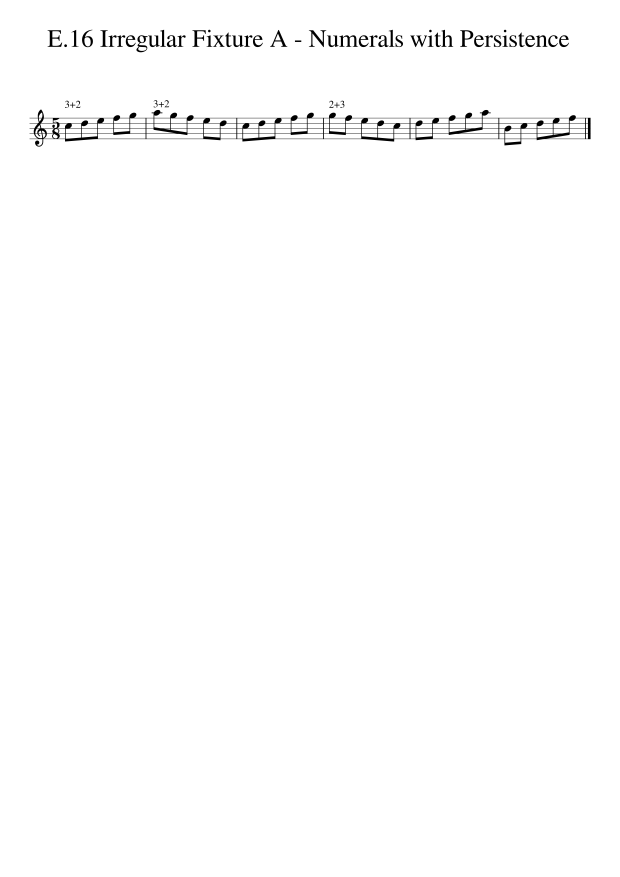
#> input picture tools/e16-harness/irregular-fixtures/a/fixture-a-page.png, 2480 x 3508 px, given in place of page5_300dpi.png, which was not available (shown at 1/4 size)
$ python phase1_gate_diagnosis.py
#> lines starting #> are read from the running program, lines starting #| are printed output that depends on the picture; after the words box and inside, x2 and y2 are one past the last pixel; in counts of white or black regions, pixels touching at a corner belong together
### tools/e16-harness/e16_scratch_2026-07-28/e16_measure_substrate.py
"""E.16 bridged-run substrate, rebuilt from thread-opener v23 section 4.

Imports no reader module and no previous session's scratch. Pure geometry
and raster measurement.

Contents
  parse_svg_geometry  -- section 4.1
  row_runs            -- section 4.2
  bridge / principal  -- section 4.3
  anchor_rows         -- section 4.4, with the D4 denotation assertion
  band_members        -- section 4.5, RATIFIED membership: 0.9 span AND 0.9 solid
  join_positions      -- per SYSTEM, never pooled per page (section 4.6)
"""
STATUS = 'CURRENT'

import os
import re
import glob
import xml.etree.ElementTree as ET

import numpy as np
import cv2

H = '/home/claude/e16'

SPAN_FRAC = 0.9      # ratified membership: span >= 0.9 of system extent
SOLID_FRAC = 0.9     # ratified membership: >= 0.9 solid across that span
ANCHOR_FRAC = 0.9    # section 4.4 anchor search: raw longest_run >= 0.9 * width
ANCHOR_MAX_OFF = 3

_LINE_RE = re.compile(
    r'^\s*M\s*(-?[\d.]+)\s+(-?[\d.]+)\s*L\s*(-?[\d.]+)\s+(-?[\d.]+)\s*$')
_TRANSLATE_RE = re.compile(r'translate\(\s*(-?[\d.]+)[ ,]+(-?[\d.]+)\s*\)')


class SubstrateError(RuntimeError):
    pass


def _local(tag):
    return tag.rsplit('}', 1)[-1] if '}' in tag else tag


def _classes(e):
    return set(e.get('class', '').split())


def _find(elem, cls):
    return [e for e in elem.iter()
            if _local(e.tag) == 'g' and cls in _classes(e)]


# ---------------------------------------------------------------- section 4.1

def parse_svg_geometry(svg_path, png_w, png_h):
    """Return dict with scale, translate, and a list of systems.

    Each system: {'x_lo','x_hi' (px, ints), 'rule_rows' (px floats, sorted),
                  'joins' (px floats, interior measure joins, THIS system only),
                  'measure_spans' (list of (x_lo_px, x_hi_px) per measure)}
    """
    root = ET.parse(svg_path).getroot()

    vb_elem = None
    for e in root.iter():
        if e.get('viewBox'):
            vb_elem = e
            break
    if vb_elem is None:
        raise SubstrateError('no viewBox anywhere in %r' % svg_path)
    if vb_elem is root:
        raise SubstrateError('viewBox found on the ROOT svg of %r; section 4.1 '
                             'says it sits on an inner element' % svg_path)
    _, _, vb_w, vb_h = [float(v) for v in vb_elem.get('viewBox').split()]
    scale_x = png_w / vb_w
    scale_y = png_h / vb_h
    if abs(scale_x - scale_y) > 2e-4:
        raise SubstrateError('scales disagree: %.8f vs %.8f in %r'
                             % (scale_x, scale_y, svg_path))

    margins = [e for e in root.iter()
               if _local(e.tag) == 'g' and 'page-margin' in _classes(e)]
    if len(margins) != 1:
        raise SubstrateError('expected exactly one page-margin in %r, got %d'
                             % (svg_path, len(margins)))
    tm = _TRANSLATE_RE.search(margins[0].get('transform', ''))
    if not tm:
        raise SubstrateError('page-margin carries no translate in %r' % svg_path)
    tx, ty = float(tm.group(1)), float(tm.group(2))

    def X(x_vb):
        return (x_vb + tx) * scale_x

    def Y(y_vb):
        return (y_vb + ty) * scale_y

    systems = []
    for sys_elem in _find(root, 'system'):
        measures = _find(sys_elem, 'measure')
        if not measures:
            raise SubstrateError('system with no measures in %r' % svg_path)
        measure_spans = []
        all_x = []
        ys = []
        for meas in measures:
            mx = []
            for staff in _find(meas, 'staff'):
                for path in staff:                      # DIRECT children only
                    if _local(path.tag) != 'path':
                        continue
                    m = _LINE_RE.match(path.get('d', ''))
                    if not m:
                        continue
                    x1, y1, x2, y2 = [float(v) for v in m.groups()]
                    if y1 != y2:
                        continue
                    mx.extend([x1, x2])
                    ys.append(Y(y1))
            if not mx:
                raise SubstrateError('measure with no horizontal staff paths '
                                     'in %r' % svg_path)
            measure_spans.append((X(min(mx)), X(max(mx))))
            all_x.extend(mx)

        # x_lo / x_hi are a COORDINATE RANGE, used only to scope the join-gap
        # population under R-1' (bounds inclusive, +/-1 px tolerance).
        x_lo = int(round(X(min(all_x))))
        x_hi = int(round(X(max(all_x))))
        # `extent` is a LENGTH, and it is a different quantity from the range
        # above. Correction, this session: taking the extent as
        # x_hi - x_lo + 1 inflates it by one pixel on every system, because
        # both endpoints round outward. On repaired sunless-04 p2 that yields
        # 2234 where the drawn rule measures 2233 px of ink (row 1523 is a
        # single run, x 188..2420), and it puts AT-2(b)'s ratified ratio for
        # row 1522 at 0.9996 instead of the ruled 1.0000. The extent of a
        # continuous SVG interval [a, b] is b - a; only a run of discrete
        # pixels counts as last - first + 1. Measured here: hi - lo = 2233.06.
        extent = int(round(X(max(all_x)) - X(min(all_x))))
        rule_rows = sorted(set(round(y, 4) for y in ys))

        # Interior measure joins, THIS system only. Both abutting boundaries
        # are kept as candidates because they can round to different pixels.
        joins = []
        ordered = measure_spans           # document order
        for a, b in zip(ordered, ordered[1:]):
            joins.append(a[1])
            joins.append(b[0])
        systems.append(dict(x_lo=x_lo, x_hi=x_hi, extent=extent,
                            rule_rows=rule_rows,
                            joins=sorted(set(round(j, 4) for j in joins)),
                            measure_spans=measure_spans))
    if not systems:
        raise SubstrateError('no systems in %r' % svg_path)
    return dict(scale_x=scale_x, scale_y=scale_y, tx=tx, ty=ty,
                systems=systems)


# ---------------------------------------------------------------- section 4.2

# [134 lines left out: functions row_runs, longest_run_per_row, principal_per_row, anchor_for_rule, band_members, rendered_pages and 1 more, not called in this run]


def load_page(png, svg):
    img = cv2.imread(png, cv2.IMREAD_GRAYSCALE)
    if img is None:
        raise SubstrateError('unreadable png %r' % png)
    ink = img < 128
    nrows, W = ink.shape
    geom = parse_svg_geometry(svg, W, nrows)
    row, xs, xe, ln = row_runs(ink)
    best_raw = longest_run_per_row(nrows, row, ln)
    total_dark = ink.sum(axis=1).astype(np.int64)
    span_lo = np.full(nrows, -1, dtype=np.int64)
    span_hi = np.full(nrows, -1, dtype=np.int64)
    if len(row):
        # first x_start and last x_end per row; runs are already row-ordered
        firstmask = np.ones(len(row), dtype=bool)
        firstmask[1:] = row[1:] != row[:-1]
        lastmask = np.ones(len(row), dtype=bool)
        lastmask[:-1] = row[1:] != row[:-1]
        span_lo[row[firstmask]] = xs[firstmask]
        span_hi[row[lastmask]] = xe[lastmask]
    return dict(png=png, svg=svg, label=page_label(png), ink_shape=(nrows, W),
                geom=geom, row=row, xs=xs, xe=xe, ln=ln,
                best_raw=best_raw, total_dark=total_dark,
                span_lo=span_lo, span_hi=span_hi, nrows=nrows, W=W)

### tools/e16-harness/e16_scratch_2026-07-28/phase1_gate_diagnosis.py
"""Why does pass one miss the short final system on legacy sunless-05 p5?

Measures the actual rowfrac values of every SVG rule row on that page against
the gate `_derive_rowfrac_gate` derives, so the brief to Fable carries the
mechanism of the miss rather than the fact of it.
"""
STATUS = 'CURRENT'

import sys

sys.path.insert(0, '/home/claude')

import numpy as np
import cv2

import e16_measure_substrate as S  # renamed: reader/substrate.py now owns the name `substrate`
import reader

PNG = ('/home/claude/e16/output/mussorgsky---sunless-05---elegy/'
       'page5_300dpi.png')
SVG = PNG.replace('_300dpi.png', '.svg')


def main():
    img = cv2.imread(PNG, cv2.IMREAD_GRAYSCALE)
#> img is the input picture: shape (3508, 2480); min 0, max 255, mean 252.4
    P = S.load_page(PNG, SVG)
#> in load_page, `ink = img < 128`:
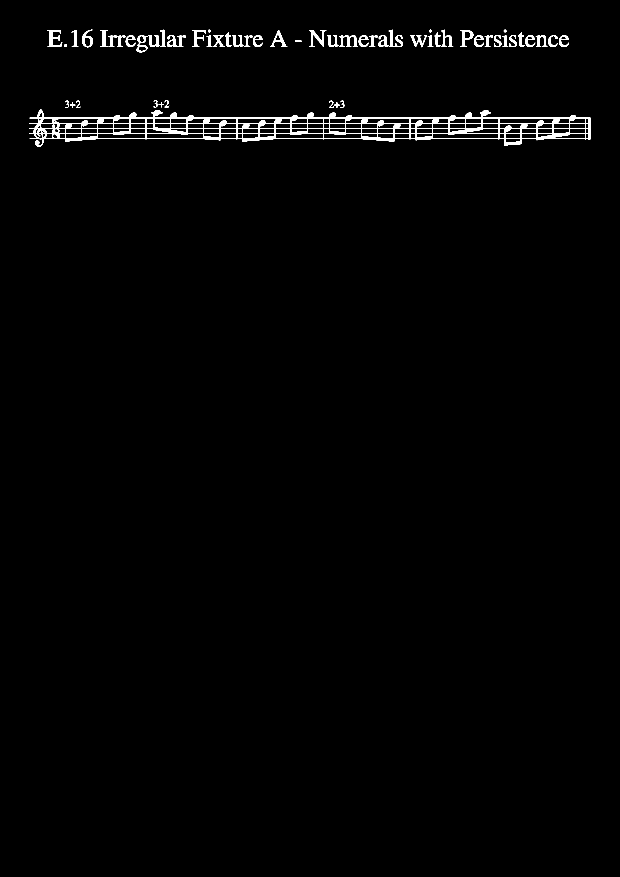
#> ink: shape (3508, 2480) bool (shown at 1/4 size); 1% white; 58 white regions, largest, box (x1, y1, x2, y2) and area: (118, 438, 2362, 587) 53698, (1236, 121, 1305, 188) 1456, (1357, 141, 1432, 187) 1386
    nrows, W = P['nrows'], P['W']
    td = P['total_dark']

    rowfrac = (img < 128).mean(axis=1)
    gate = reader._derive_rowfrac_gate(rowfrac)
    print('page %d x %d, derived rowfrac gate = %.6f' % (nrows, W, gate))
    print()

    for si, sysd in enumerate(P['geom']['systems']):
        w = sysd['extent']
        vals = []
        for y in sysd['rule_rows']:
            anc, _ = S.anchor_for_rule(y, P['best_raw'], w, nrows)
            vals.append((anc, float(rowfrac[anc]), int(td[anc])))
        lo = min(v[1] for v in vals)
        hi = max(v[1] for v in vals)
        print('system %d: extent %d px, %d rules' % (si, w, len(vals)))
        print('   rowfrac range %.4f to %.4f   ACCEPTED BY GATE: %s'
              % (lo, hi, 'ALL' if lo > gate else
                 ('NONE' if hi <= gate else 'PARTIAL')))
        print('   extent as a fraction of PAGE width: %.4f' % (w / W))
        print('   rows: %s' % [(a, round(f, 4)) for a, f, _ in vals[:5]])
    print()

    # what the gate's own segmentation sees
    nz = np.sort(rowfrac[rowfrac > 0.005])
    gaps = np.diff(nz)
    big = np.nonzero(gaps > 0.015)[0]
    print('rowfrac segments above the 0.005 pre-filter, split at gaps > 0.015:')
    start = 0
    for b in list(big) + [len(nz) - 1]:
        seg = nz[start:b + 1]
        if len(seg):
            print('   n=%-5d span %.4f  range %.4f .. %.4f'
                  % (len(seg), seg[-1] - seg[0], seg[0], seg[-1]))
        start = b + 1


if __name__ == '__main__':
#> (the run stopped early here; a loop or call above may not have finished)

$ run again, on tools/e16-harness/b1-ledger-lines/b1-ledger-lines-page.png
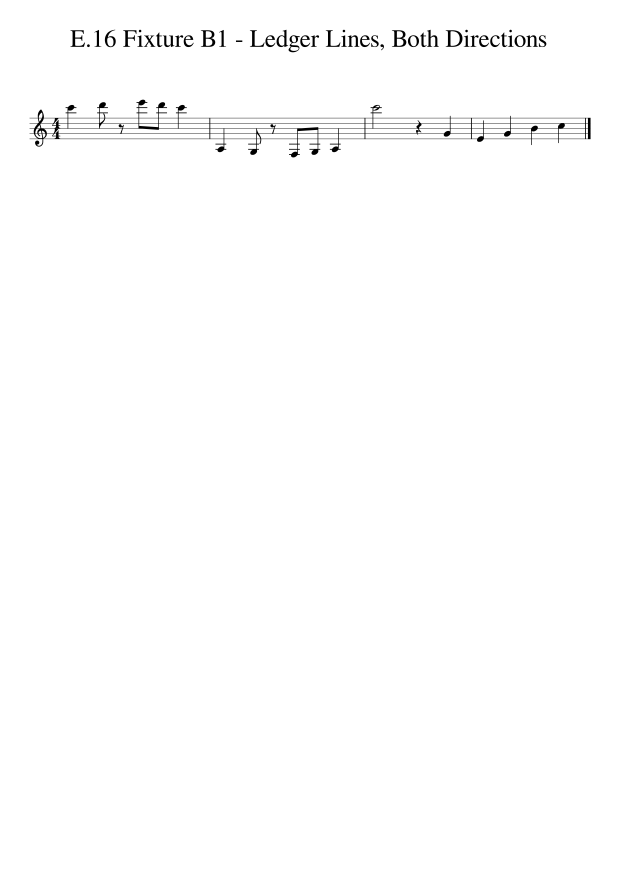
#> input picture tools/e16-harness/b1-ledger-lines/b1-ledger-lines-page.png, 2480 x 3508 px, given in place of page5_300dpi.png, which was not available (shown at 1/4 size)
#> in main, img is the input picture: shape (3508, 2480); min 0, max 255, mean 252.9
#> in load_page, `ink = img < 128`:
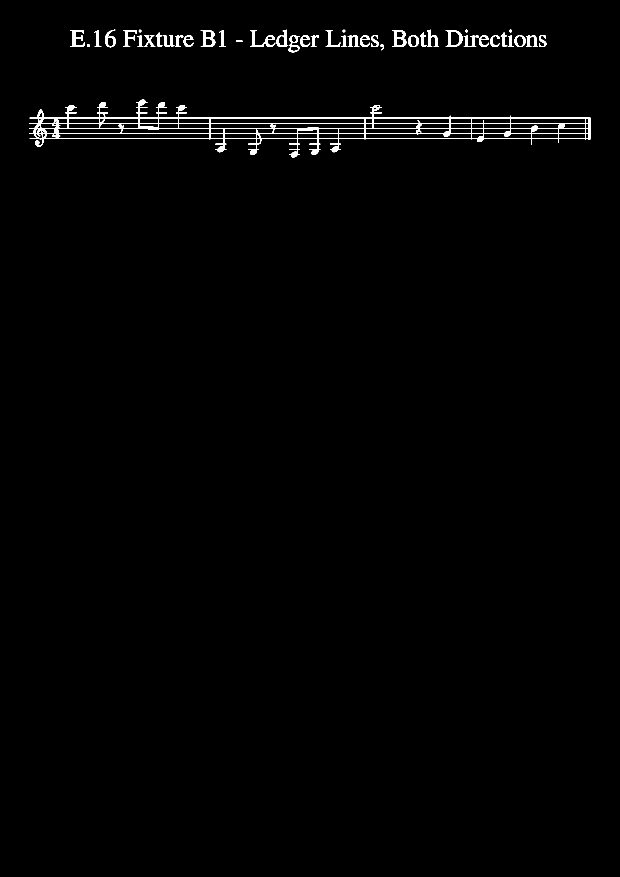
#> ink: shape (3508, 2480) bool (shown at 1/4 size); 0.83% white; 45 white regions, largest, box (x1, y1, x2, y2) and area: (118, 399, 2362, 630) 40663, (1568, 121, 1625, 187) 1680, (803, 121, 861, 187) 1637
